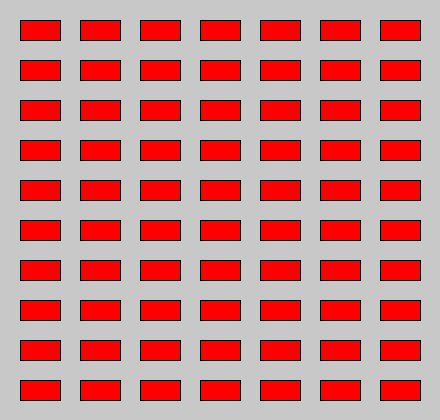
Frame 1 (no input)
Frame 60 (the mouse pressed at the canvas centre just before this capture): identical to frame 1, image omitted
Frame 120 (the mouse held since frame 60 and released just before this capture): identical to frame 1, image omitted

The Processing sketch that drew this single still picture (run headless with seeded random() and noise(); from frame 60 on, the mouse is pressed at the canvas centre):

// Processing sketch: Ejercicio_20
// ── Ejercicio_20.pde
void setup() {
  size(440, 420);
  background(200);
  strokeWeight(1);
  fill(255, 0, 0);
  
  int anchoRect = 40;
  int altoRect = 20;
  int distanciaX = 20;
  int distanciaY = 20;
  
  int ladrillosPorLinea = 7;
  int lineas = 10;
  
  int separacionVertical = (height - (altoRect * lineas + distanciaY * (lineas - 1))) / 2;
  
  for (int i = 0; i < lineas; i++) {
    for (int j = 0; j < ladrillosPorLinea; j++) {
      int x = (width - (anchoRect * ladrillosPorLinea + distanciaX * (ladrillosPorLinea - 1))) / 2 + j * (anchoRect + distanciaX);
      int y = separacionVertical + i * (altoRect + distanciaY);
      rect(x, y, anchoRect, altoRect);
    }
  }
}

void draw() {
}
